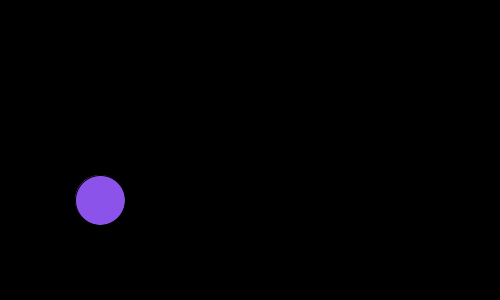
Frame 1 (no input)
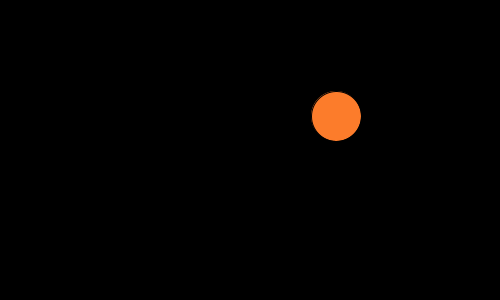
Frame 60 (the mouse pressed at the canvas centre just before this capture)
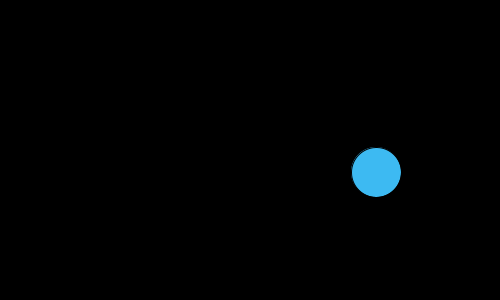
Frame 120 (the mouse held since frame 60 and released just before this capture)

The Processing sketch that drew these frames (run headless with seeded random() and noise(); from frame 60 on, the mouse is pressed at the canvas centre):

// Processing sketch: bounce
// ── bounce.pde
int x, y, vx, vy, colour; //vx is velocity x (what direction the x is gong), vy same for ys
int counter;
int BC;
color purple=#8C53EA;
color blue=#3DBAF2;
color pink=#F079E4;
color orange=#FC7C2B;

void setup () {
  size (500, 300);
  x=100;
  y=200;
  vx=4;
  vy=4;
  colour=purple;
  counter=0;
}

void draw () {
  background (0);
  
  fill (colour);
  shape (x, y);
  x=x+vx;
  y=y+vy;
  if (x>475) {
    vx=-4;
    colour=blue;
  }
  if (x<25) {
    vx=4;
    colour=pink;
  }
  if (y>275) {
    vy=-4;
    colour=orange;
  }
  if (y<25) {
    vy=4;
    colour=purple;
  }
}
  

void shape (int x, int y) {
  pushMatrix ();
  
  translate (x, y);
  
  circle (0, 0, 50);
  
  popMatrix ();
}
